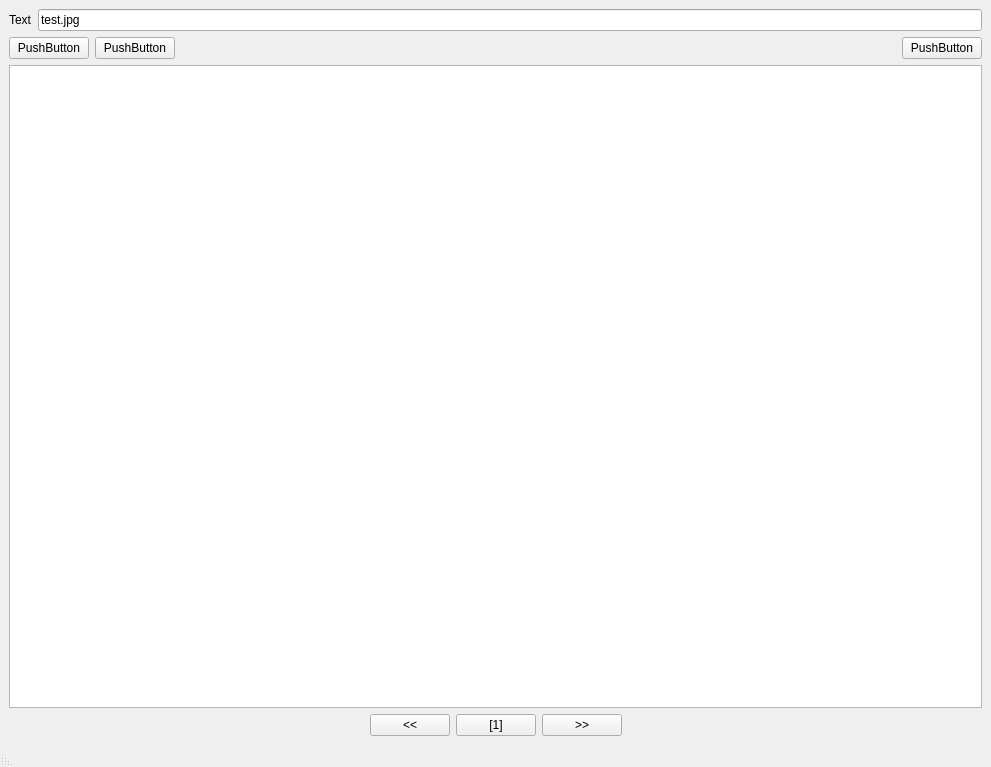
<?xml version="1.0" encoding="UTF-8"?>
<ui version="4.0">
 <class>MainWindow</class>
 <widget class="QMainWindow" name="MainWindow">
  <property name="geometry">
   <rect>
    <x>0</x>
    <y>0</y>
    <width>991</width>
    <height>767</height>
   </rect>
  </property>
  <property name="windowTitle">
   <string>ChangE Viewer</string>
  </property>
  <widget class="QWidget" name="centralwidget">
   <layout class="QVBoxLayout" name="verticalLayout_2">
    <item>
     <layout class="QHBoxLayout" name="hlayout3">
      <item>
       <widget class="QLabel" name="lblPath">
        <property name="text">
         <string>Text</string>
        </property>
       </widget>
      </item>
      <item>
       <widget class="QLineEdit" name="edtPath">
        <property name="text">
         <string>test.jpg</string>
        </property>
       </widget>
      </item>
     </layout>
    </item>
    <item>
     <layout class="QHBoxLayout" name="hlayout2">
      <item>
       <widget class="QPushButton" name="pushButton_2">
        <property name="text">
         <string>PushButton</string>
        </property>
       </widget>
      </item>
      <item>
       <widget class="QPushButton" name="pushButton_3">
        <property name="text">
         <string>PushButton</string>
        </property>
       </widget>
      </item>
      <item>
       <spacer name="horizontalSpacer">
        <property name="orientation">
         <enum>Qt::Horizontal</enum>
        </property>
        <property name="sizeHint" stdset="0">
         <size>
          <width>40</width>
          <height>20</height>
         </size>
        </property>
       </spacer>
      </item>
      <item>
       <widget class="QPushButton" name="btnOK">
        <property name="text">
         <string>PushButton</string>
        </property>
       </widget>
      </item>
     </layout>
    </item>
    <item>
     <widget class="QGraphicsView" name="graphicsView"/>
    </item>
    <item>
     <layout class="QHBoxLayout" name="hlayout1">
      <item>
       <spacer name="horizontalSpacer_4">
        <property name="orientation">
         <enum>Qt::Horizontal</enum>
        </property>
        <property name="sizeHint" stdset="0">
         <size>
          <width>40</width>
          <height>20</height>
         </size>
        </property>
       </spacer>
      </item>
      <item>
       <widget class="QPushButton" name="btnPrev">
        <property name="text">
         <string>&lt;&lt;</string>
        </property>
       </widget>
      </item>
      <item>
       <widget class="QPushButton" name="btnReset">
        <property name="text">
         <string>[1]</string>
        </property>
       </widget>
      </item>
      <item>
       <widget class="QPushButton" name="btnNext">
        <property name="text">
         <string>&gt;&gt;</string>
        </property>
       </widget>
      </item>
      <item>
       <spacer name="horizontalSpacer_3">
        <property name="orientation">
         <enum>Qt::Horizontal</enum>
        </property>
        <property name="sizeHint" stdset="0">
         <size>
          <width>40</width>
          <height>20</height>
         </size>
        </property>
       </spacer>
      </item>
     </layout>
    </item>
   </layout>
  </widget>
  <widget class="QMenuBar" name="menubar">
   <property name="geometry">
    <rect>
     <x>0</x>
     <y>0</y>
     <width>991</width>
     <height>29</height>
    </rect>
   </property>
  </widget>
  <widget class="QStatusBar" name="statusbar">
   <property name="layoutDirection">
    <enum>Qt::RightToLeft</enum>
   </property>
  </widget>
 </widget>
 <resources/>
 <connections/>
</ui>
